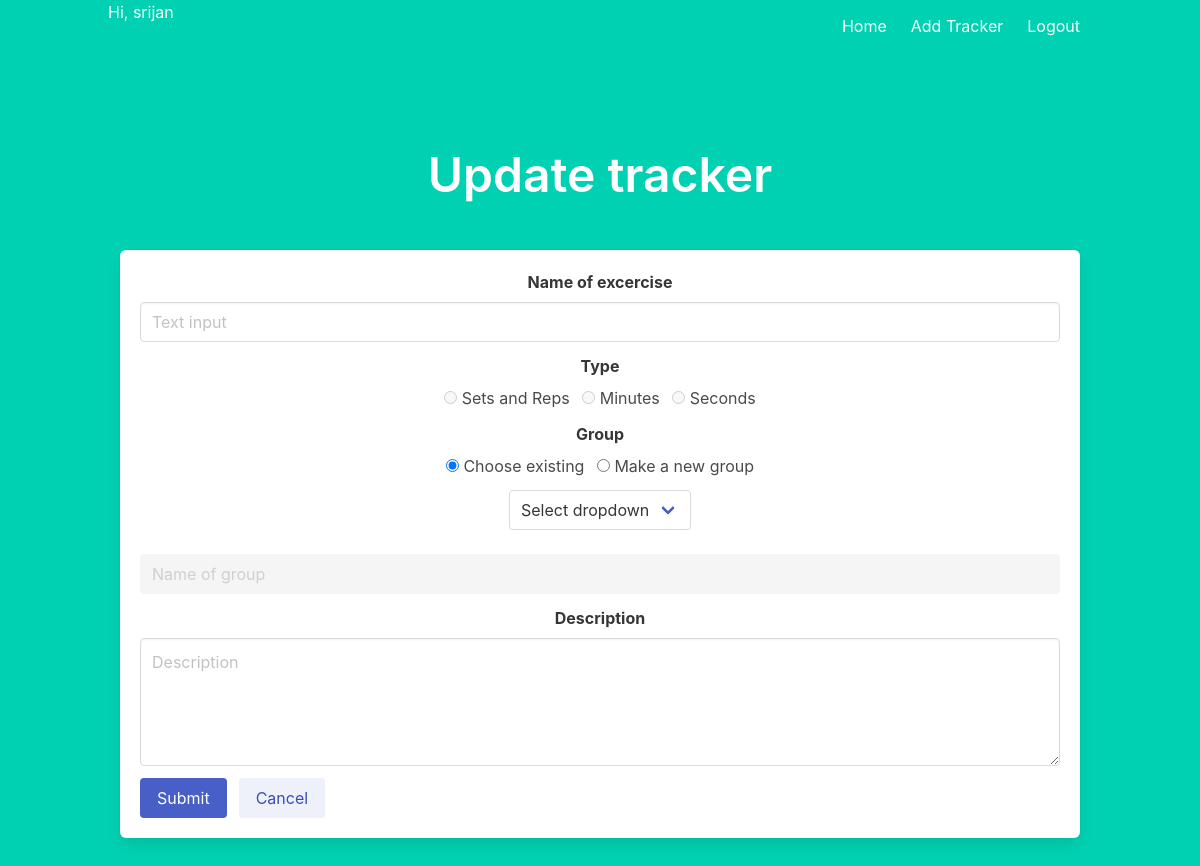
/update_tracker/25 (signed in), run on an earlier commit of the app's database.
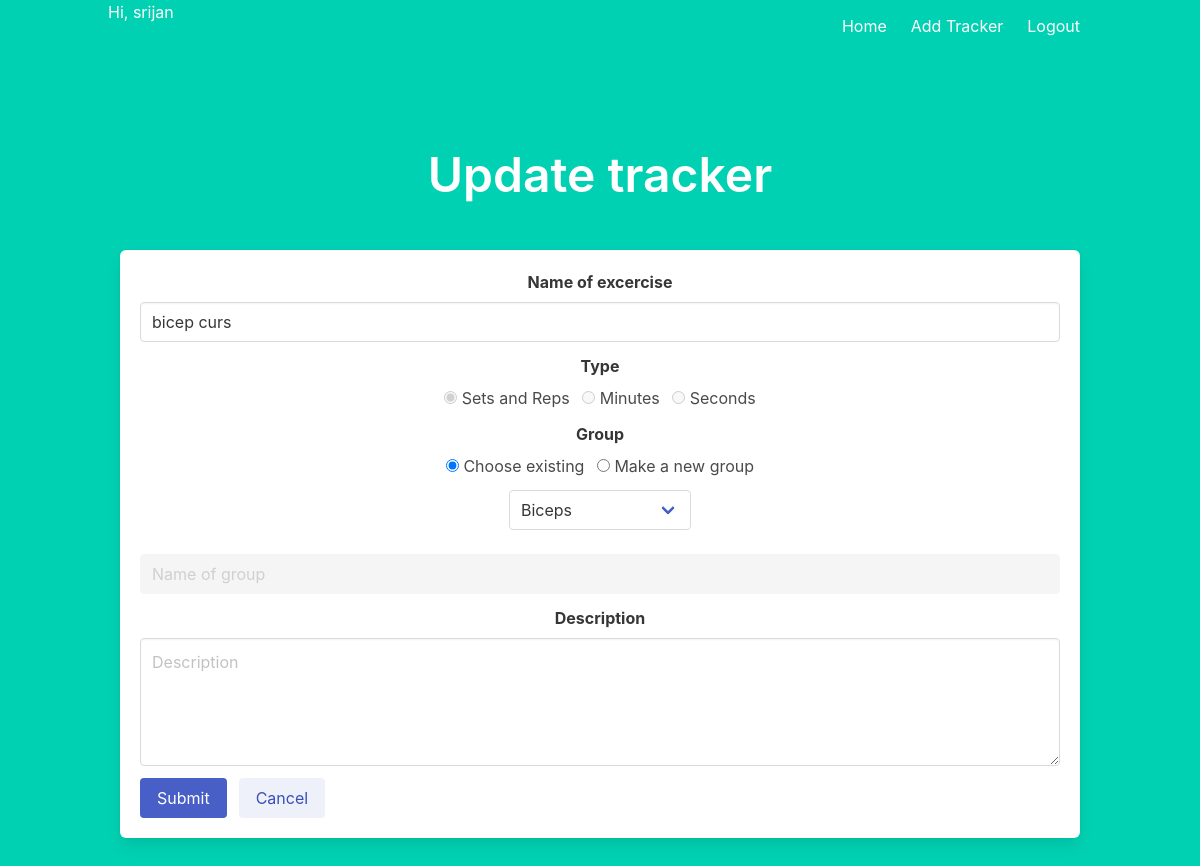
And on a later commit of the database.
### main.py (models this page shows)
class tracker(db.Model):
    __tablename__ = 'tracker'
    id = db.Column(db.Integer, primary_key=True,
                   autoincrement=True, nullable=False)
    name = db.Column(db.String, nullable=False)
    option = db.Column(db.String, nullable=False)
    group = db.Column(db.String, nullable=False)
    description = db.Column(db.String)
    u_id = db.Column(db.String, db.ForeignKey(user.id), nullable=False)

### main.py (the view, shortened to what this page needs)
@app.route("/update_tracker/<int:tid>", methods=['GET', 'POST'])
def update_tracker(tid):
    if 'user' not in session:
        return redirect(url_for('index'))
    username = session['user']
    if request.method == "GET":
        track = tracker.query.filter_by(id=tid).first()
        user_groups = []
        for g in group_options:
            user_groups.append(g)
        uid = user.query.filter_by(username=username).first().id
        trackers = tracker.query.filter_by(u_id=uid).all()
        for t in trackers:
            if t.group not in user_groups:
                user_groups.append(t.group)
        return render_template("update_tracker.html", tracker=track, group_options=user_groups)

### templates/update_tracker.html (shortened to what this page needs)
{% extends "layout.html" %} {% block body %}
<div class="section">
  <h1 class="title is-1">Update tracker</h1>
</div>
<form class="box" action="/update_tracker/{{tracker.id}}" method="POST" id="tracker_form">
  <div class="field">
    <label class="label">Name of excercise</label>
    <div class="control">
      <input
        class="input"
        name="name"
        type="text"
        placeholder="Text input"
        value="{{tracker.name}}"
        required
      />
    </div>
  </div>
  <div class="field">
    <label class="label">Type</label>
    <div class="control" style="margin-left: auto; margin-right: auto">
      <label class="radio">
        <input type="radio" name="type" value="Sets and Reps" {% if (tracker.option == "Sets and Reps") %} checked {% endif %} required disabled />
        Sets and Reps
      </label>
      <label class="radio">
        <input type="radio" name="type" value="Minutes" {% if (tracker.option == "Minutes") %} checked {% endif %} disabled/>
        Minutes
      </label>
      <label class="radio">
        <input type="radio" name="type" value="Seconds" {% if (tracker.option == "Seconds") %} checked {% endif %} disabled/>
        Seconds
      </label>
    </div>
  </div>
  <div class="field">
    <label class="label">Group</label>
    <div class="control">
      <label class="radio">
        <input type="radio" onclick="set()" name="choose" value="existing" checked />
        Choose existing
      </label>
      <label class="radio">
        <input type="radio" name="choose" onclick="set()" value="new" />
        Make a new group
      </label>
    </div>
  </div>
  <div class="field">
    <div class="select block">
      <select name="group" id="ddgroup"  >
        <option>Select dropdown</option>
        {% for group in group_options %}
        <option value="{{group}}" {% if (tracker.group == group) %} selected {% endif %}>{{group}}</option>
        {%endfor%}
      </select>
    </div>
    <div >
      <input
        id="grouptext"
        class="input"
        name="group"
        type="text"
        placeholder="Name of group"
        required
        disabled
      />
    </div>
  </div>
  <div class="field">
    <label class="label">Description</label>
    <div class="control">
      <textarea
        class="textarea"
        placeholder="Description"
        name="description"
        maxlength="250"
        value="{{tracker.description}}"
      ></textarea>
    </div>
  </div>
  <div class="field is-grouped">
    <div class="control">
      <button type="submit" class="button is-link">Submit</button>
    </div>
    <div class="control">
      <a href="/" class="button is-link is-light">Cancel</a>
    </div>
  </div>
</form>
{% endblock %}

### templates/layout.html (shortened to what this page needs)
<!DOCTYPE html>
<html>
<head>
    <link rel="stylesheet" href="https://cdn.jsdelivr.net/npm/bulma@0.9.3/css/bulma.min.css">
</head>
<body>
    <section class="hero is-primary is-fullheight">
        <div class="hero-head">
            <nav class="navbar">
                <div class="container">
                    <div id="navbarMenuHeroA" class="navbar-menu">
                        {% if session['user'] %}
                            <h1 class="navbar-brand">Hi, {{session['user']}}</h1>
                            {% endif %}
                        <div class="navbar-end">
                            <a href="{{ url_for('index') }}" class="navbar-item">
                                Home
                            </a>
                            {% if session['user'] %}
                            <a href="/add_tracker" class="navbar-item">
                                Add Tracker
                            </a>
                            <a href="{{ url_for('logout') }}" class="navbar-item">
                                Logout
                            </a>
                            {% endif %}
                        </div>
                    </div>
                </div>
            </nav>
        </div>
        <div class="hero-body">
            <div class="container has-text-centered">
               {% block body %}
               {% endblock %}
            </div>
        </div>
    </section>
</body>
</html>

What changed in the data, as far as the page shows it:
added tracker: name "bicep curs", option "☑ Sets and Reps", option "☐ Minutes", option "☐ Seconds", group "Biceps", description "Description"
Also different on the page:
form field type: "☐ Sets and Reps" → (not shown)
form field type: "☐ Minutes" → (not shown)
form field type: "☐ Seconds" → (not shown)
form field group: "Select dropdown" → (not shown)
form field description: "Description" → (not shown)
